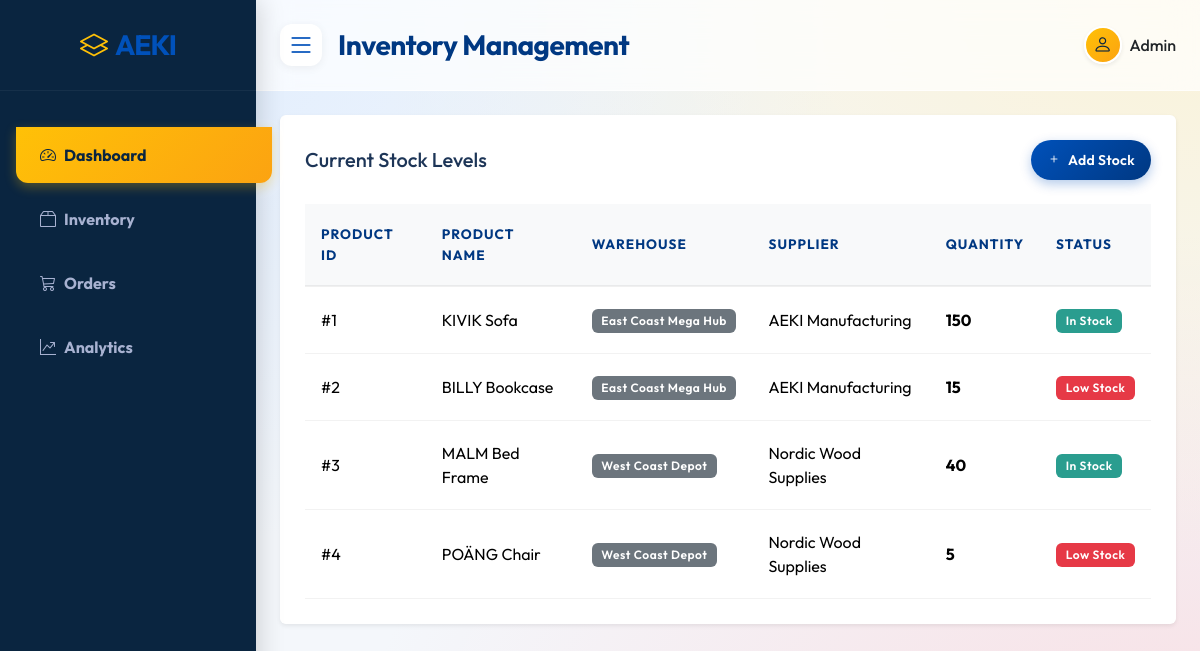
Page /inventory on the committed database.
### models.py (models this page shows)
class Inventory(db.Model):
    id = db.Column(db.Integer, primary_key=True)
    product_id = db.Column(db.Integer, db.ForeignKey('product.id'), nullable=False)
    warehouse_id = db.Column(db.Integer, db.ForeignKey('warehouse.id'), nullable=False)
    quantity = db.Column(db.Integer, default=0)
    low_stock_threshold = db.Column(db.Integer, default=10)
    product = db.relationship('Product', backref=db.backref('inventory_items', lazy=True))
    warehouse = db.relationship('Warehouse', backref=db.backref('inventory_items', lazy=True))

class Product(db.Model):
    id = db.Column(db.Integer, primary_key=True)
    name = db.Column(db.String(100), nullable=False)
    supplier_id = db.Column(db.Integer, db.ForeignKey('supplier.id'), nullable=False)
    price = db.Column(db.Float, nullable=False)
    supplier = db.relationship('Supplier', backref=db.backref('products', lazy=True))

class Warehouse(db.Model):
    id = db.Column(db.Integer, primary_key=True)
    name = db.Column(db.String(100), nullable=False)
    location = db.Column(db.String(100), nullable=False)
    capacity = db.Column(db.Integer, nullable=False)

class Supplier(db.Model):
    id = db.Column(db.Integer, primary_key=True)
    name = db.Column(db.String(100), nullable=False)
    contact_email = db.Column(db.String(100), nullable=True)

### routes.py (the view)
@routes.route('/inventory')
def inventory():
    items = Inventory.query.all()
    return render_template('inventory.html', items=items)

### templates/inventory.html
{% extends 'base.html' %}
{% block header %}Inventory Management{% endblock %}
{% block content %}
<div class="row my-4">
    <div class="col">
        <div class="glass-card p-4 rounded shadow-sm bg-white">
            <div class="d-flex justify-content-between align-items-center mb-4">
                <h5 class="m-0">Current Stock Levels</h5>
                <button class="btn btn-primary btn-sm rounded-pill px-3">
                    <i class="bi bi-plus me-1"></i> Add Stock
                </button>
            </div>
            <div class="table-responsive">
                <table class="table table-hover align-middle mb-0">
                    <thead class="table-light">
                        <tr>
                            <th>Product ID</th>
                            <th>Product Name</th>
                            <th>Warehouse</th>
                            <th>Supplier</th>
                            <th>Quantity</th>
                            <th>Status</th>
                        </tr>
                    </thead>
                    <tbody>
                        {% for item in items %}
                        <tr>
                            <td>#{{ item.product.id }}</td>
                            <td>{{ item.product.name }}</td>
                            <td><span class="badge bg-secondary">{{ item.warehouse.name }}</span></td>
                            <td>{{ item.product.supplier.name }}</td>
                            <td class="fw-bold">{{ item.quantity }}</td>
                            <td>
                                {% if item.quantity <= item.low_stock_threshold %}
                                <span class="badge bg-danger">Low Stock</span>
                                {% else %}
                                <span class="badge bg-success">In Stock</span>
                                {% endif %}
                            </td>
                        </tr>
                        {% endfor %}
                    </tbody>
                </table>
            </div>
        </div>
    </div>
</div>
{% endblock %}

### templates/base.html (shortened to what this page needs)
<!DOCTYPE html>
<html lang="en">
<head>
    <link href="https://cdn.jsdelivr.net/npm/bootstrap@5.3.2/dist/css/bootstrap.min.css" rel="stylesheet">
    <link rel="stylesheet" href="https://cdn.jsdelivr.net/npm/bootstrap-icons@1.11.1/font/bootstrap-icons.css">
    <link rel="stylesheet" href="{{ url_for('static', filename='css/style.css') }}">
</head>
<body>
<div class="d-flex" id="wrapper">
    <div class="sidebar text-white" id="sidebar-wrapper">
        <div class="sidebar-heading text-center py-4 primary-text fs-3 fw-bold tracking-tight border-bottom logo-brand">
            <i class="bi bi-layers me-2"></i>AEKI
        </div>
        <div class="list-group list-group-flush my-3">
            <a href="{{ url_for('routes.dashboard') }}" class="list-group-item list-group-item-action bg-transparent second-text active">
                <i class="bi bi-speedometer2 me-2"></i>Dashboard
            </a>
            <a href="{{ url_for('routes.inventory') }}" class="list-group-item list-group-item-action bg-transparent second-text fw-bold">
                <i class="bi bi-box2 me-2"></i>Inventory
            </a>
            <a href="{{ url_for('routes.orders') }}" class="list-group-item list-group-item-action bg-transparent second-text fw-bold">
                <i class="bi bi-cart3 me-2"></i>Orders
            </a>
            <a href="{{ url_for('routes.analytics') }}" class="list-group-item list-group-item-action bg-transparent second-text fw-bold">
                <i class="bi bi-graph-up-arrow me-2"></i>Analytics
            </a>
        </div>
    </div>
    <div id="page-content-wrapper">
        <nav class="navbar navbar-expand-lg navbar-light py-4 px-4 glass-nav mb-4">
            <div class="d-flex align-items-center w-100">
                <i class="bi bi-list primary-text fs-3 me-3" id="menu-toggle"></i>
                <h2 class="fs-3 m-0 text-dark fw-bold page-title">{% block header %}{% endblock %}</h2>
                <div class="ms-auto d-flex align-items-center">
                    <div class="profile-avatar shadow-sm me-2">
                        <i class="bi bi-person"></i>
                    </div>
                    <span class="text-dark fw-medium">Admin</span>
                </div>
            </div>
        </nav>
        <div class="container-fluid px-4">
            {% block content %}{% endblock %}
        </div>
    </div>
</div>
</body>
</html>

### static/css/style.css (style rules this page uses)
:root { --primary-blue: #0051ba; --primary-dark: #003882; --primary-light: #e6f0fa; --accent-yellow: #ffc107; --accent-red: #e63946; --sidebar-bg: #0a2540; --sidebar-hover: #113659; --bg-color: #f4f7fb; --text-main: #1d3557; --text-muted: #457b9d; --glass-bg: rgba(255, 255, 255, 0.85); --glass-border: rgba(255, 255, 255, 0.5); --glass-shadow: 0 12px 36px -8px rgba(0, 81, 186, 0.15); }
body { font-family: 'Outfit', sans-serif; background-color: var(--bg-color); background-image: radial-gradient(at 0% 0%, hsla(214, 100%, 92%, 0.8) 0px, transparent 50%), radial-gradient(at 100% 0%, hsla(45, 100%, 88%, 0.6) 0px, transparent 50%), radial-gradient(at 100% 100%, hsla(354, 90%, 88%, 0.5) 0px, transparent 50%); background-attachment: fixed; color: var(--text-main); min-height: 100vh; }
#wrapper { overflow-x: hidden; }
#sidebar-wrapper { min-height: 100vh; margin-left: -16rem; transition: margin 0.3s cubic-bezier(0.4, 0, 0.2, 1); background: var(--sidebar-bg); width: 16rem; box-shadow: 4px 0 24px rgba(0,0,0,0.15); z-index: 1000; }
.logo-brand { letter-spacing: -1px; color: #fff !important; border-bottom: 1px solid rgba(255,255,255,0.05) !important; }
.logo-brand i { color: var(--accent-yellow); }
#sidebar-wrapper .list-group { width: 16rem; padding: 1rem 0; }
.list-group-item { border: none; padding: 1rem 1.5rem; color: #a8b2d1 !important; transition: all 0.3s ease; margin: 0.25rem 1rem; border-radius: 0.75rem; display: flex; align-items: center; }
.list-group-item.active { background: linear-gradient(135deg, var(--accent-yellow), #fca311) !important; color: #0a2540 !important; font-weight: 700; box-shadow: 0 4px 12px rgba(255, 193, 7, 0.3); }
#page-content-wrapper { min-width: 100vw; transition: min-width 0.3s cubic-bezier(0.4, 0, 0.2, 1); }
@media (min-width: 768px) { #sidebar-wrapper { margin-left: 0; } }
@media (min-width: 768px) { #page-content-wrapper { min-width: 0; width: 100%; } }
.glass-nav { background: rgba(255, 255, 255, 0.7); backdrop-filter: blur(16px); -webkit-backdrop-filter: blur(16px); border-bottom: 1px solid rgba(255,255,255,0.6); position: sticky; top: 0; z-index: 10; }
.page-title { letter-spacing: -0.5px; color: var(--primary-dark) !important; }
.profile-avatar { width: 38px; height: 38px; background: linear-gradient(135deg, var(--accent-yellow), #fca311); border-radius: 50%; display: flex; align-items: center; justify-content: center; color: #0a2540; font-size: 1.2rem; border: 2px solid #fff; box-shadow: 0 2px 8px rgba(255, 193, 7, 0.3); }
.glass-card { background: var(--glass-bg); border: 1px solid var(--glass-border); backdrop-filter: blur(20px); -webkit-backdrop-filter: blur(20px); border-radius: 1.25rem; box-shadow: var(--glass-shadow); transition: all 0.4s cubic-bezier(0.175, 0.885, 0.32, 1.275); overflow: hidden; }
.primary-text { color: var(--primary-blue) !important; }
.btn-primary { background: linear-gradient(135deg, var(--primary-blue), var(--primary-dark)); border: none; color: #fff; font-weight: 600; letter-spacing: 0.3px; padding: 0.6rem 1.5rem; box-shadow: 0 4px 12px rgba(0, 81, 186, 0.3); transition: all 0.3s ease; border-radius: 0.5rem; }
#menu-toggle { cursor: pointer; transition: all 0.3s; background: #fff; width: 42px; height: 42px; display: flex; align-items: center; justify-content: center; border-radius: 12px; box-shadow: 0 2px 10px rgba(0,0,0,0.06); }
.table { --bs-table-bg: transparent; margin-bottom: 0; }
.table>:not(caption)>*>* { padding: 1.25rem 1rem; border-bottom-color: rgba(0,0,0,0.05); vertical-align: middle; }
.table thead th { font-weight: 700; color: var(--primary-dark); text-transform: uppercase; font-size: 0.85rem; letter-spacing: 1px; border-bottom: 2px solid rgba(0,0,0,0.06); }
.badge { padding: 0.5em 0.8em; font-weight: 600; letter-spacing: 0.5px; border-radius: 6px; }
.bg-danger { background-color: var(--accent-red) !important; }
.bg-success { background-color: #2a9d8f !important; }
.glass-card { animation: fadeInUp 0.6s ease-out forwards; }

### rows in the picture
Inventory: product.id "1", product.name "KIVIK Sofa", warehouse.name "East Coast Mega Hub", product.supplier.name "AEKI Manufacturing", quantity "150", low_stock_threshold "In Stock"
Inventory: product.id "2", product.name "BILLY Bookcase", warehouse.name "East Coast Mega Hub", product.supplier.name "AEKI Manufacturing", quantity "15", low_stock_threshold "Low Stock"
Inventory: product.id "3", product.name "MALM Bed Frame", warehouse.name "West Coast Depot", product.supplier.name "Nordic Wood Supplies", quantity "40", low_stock_threshold "In Stock"
Inventory: product.id "4", product.name "POÄNG Chair", warehouse.name "West Coast Depot", product.supplier.name "Nordic Wood Supplies", quantity "5", low_stock_threshold "Low Stock"
